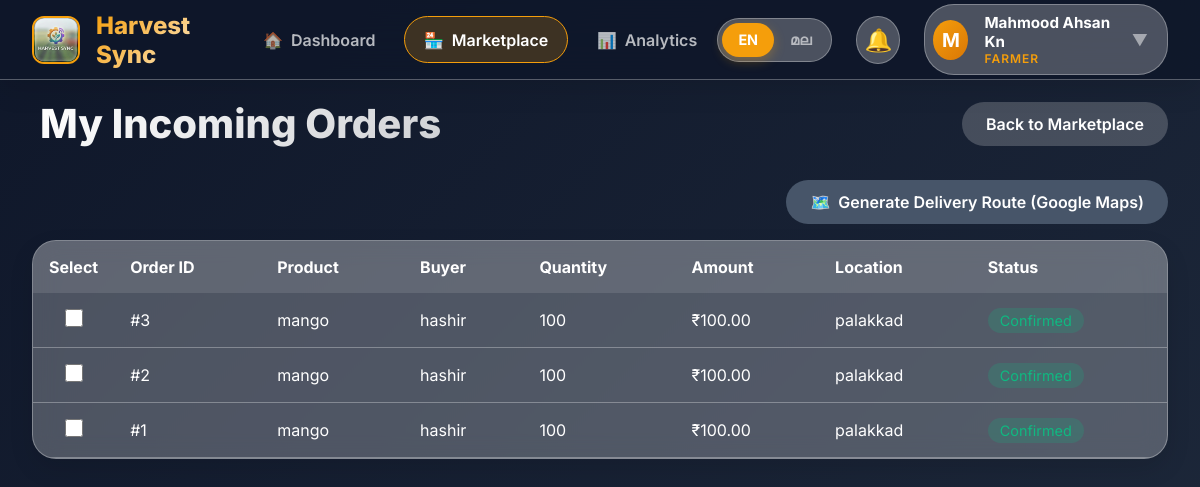
Before: /orders/ (signed in) with the older database file.
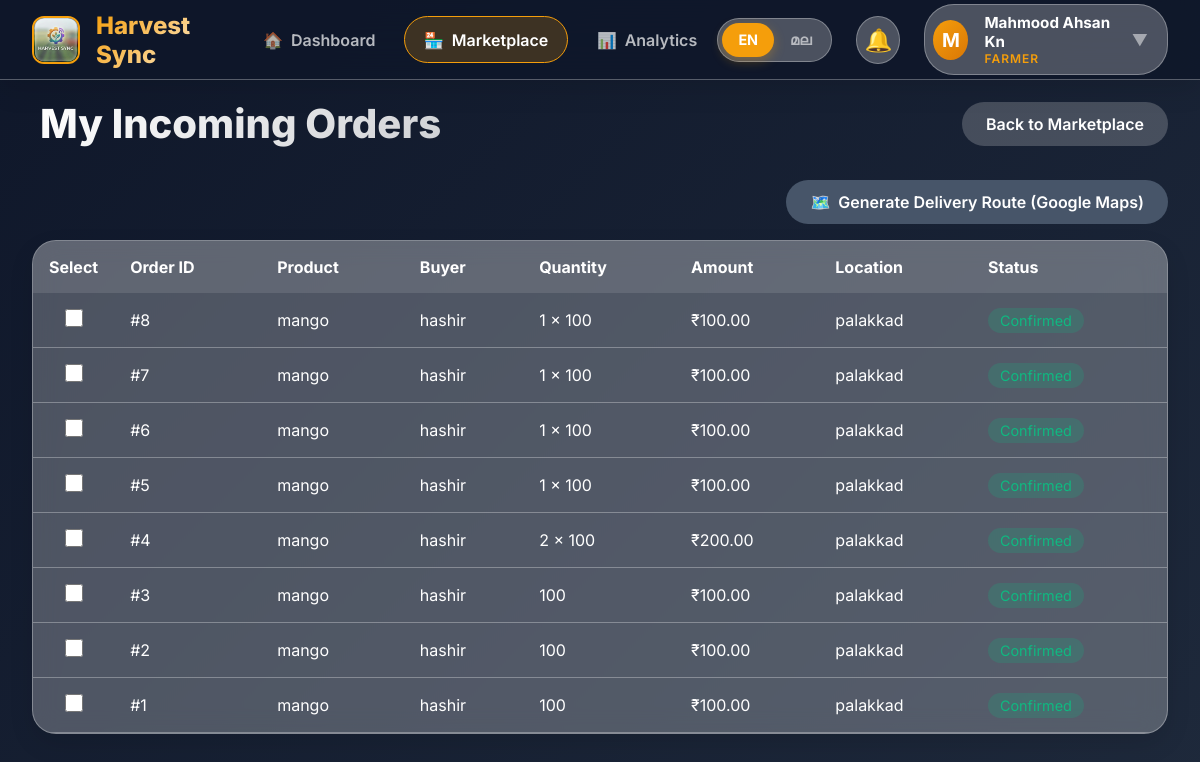
After: the same page with the newer database file.
### core/models.py (models this page shows, shortened)
class Order(models.Model):
    STATUS_CHOICES = (
        ('pending', 'Pending'),
        ('confirmed', 'Confirmed'),
        ('shipped', 'Shipped'),
        ('delivered', 'Delivered'),
        ('cancelled', 'Cancelled'),
    )
    product = models.ForeignKey(Product, on_delete=models.CASCADE, related_name='orders')
    buyer = models.ForeignKey(User, on_delete=models.CASCADE, related_name='orders')
    quantity = models.CharField(max_length=50) # Matching product quantity type for now
    total_price = models.DecimalField(max_digits=12, decimal_places=2)
    status = models.CharField(max_length=20, choices=STATUS_CHOICES, default='pending')
    payment_status = models.BooleanField(default=False) # False=Unpaid, True=Paid
    location = models.CharField(max_length=255) # Simplified location string
    latitude = models.FloatField(null=True, blank=True)
    longitude = models.FloatField(null=True, blank=True)
    created_at = models.DateTimeField(auto_now_add=True)

class Product(models.Model):
    farmer = models.ForeignKey(User, on_delete=models.CASCADE, related_name='products')
    name = models.CharField(max_length=100)
    quantity = models.CharField(max_length=50) # e.g., "10 kg"
    harvest_date = models.DateField()
    expiry_date = models.DateField()
    surplus_date = models.DateField(null=True, blank=True)
    surplus_rate = models.DecimalField(max_digits=10, decimal_places=2, null=True, blank=True)
    price = models.DecimalField(max_digits=10, decimal_places=2) # Base Price
    is_bidding = models.BooleanField(default=False)
    base_bid_price = models.DecimalField(max_digits=10, decimal_places=2, null=True, blank=True)  # Auction starting price
    bidding_end_time = models.DateTimeField(null=True, blank=True)
    delivery_available = models.BooleanField(default=False)
    image = models.ImageField(upload_to='products/', null=True, blank=True)
    created_at = models.DateTimeField(auto_now_add=True)

### core/views.py (the view)
# urls.py: path('orders/', views.my_orders, name='my_orders'),
@login_required
def my_orders(request):
    if request.user.profile.role != 'farmer':
        return redirect('index')
    products = Product.objects.filter(farmer=request.user)
    orders = Order.objects.filter(product__in=products).order_by('-created_at')
    return render(request, 'my_orders.html', {'orders': orders})

### templates/my_orders.html (shortened to what this page needs)
{% extends 'base.html' %}
{% load static %}
{% block role %}farmer{% endblock %}
{% block extra_css %}
<link rel="stylesheet" href="{% static 'css/modules/farmer.css' %}">
{% endblock %}
{% block content %}
{% include 'partials/farmer_nav.html' %}
<main class="farmer-main">
    <div class="dashboard-header"
        style="display: flex; justify-content: space-between; align-items: center; margin-bottom: 2rem;">
        <h1>My Incoming Orders</h1>
        <a href="{% url 'farmer_marketplace' %}" class="btn btn-farmer" style="background: rgba(255,255,255,0.2);">Back
            to
            Marketplace</a>
    </div>
    <form action="{% url 'optimize_route' %}" method="POST">
        <div style="margin-bottom: 1rem; display: flex; justify-content: flex-end;">
            <button type="submit" class="btn btn-worker" style="display: flex; align-items: center; gap: 0.5rem;">
                <span>🗺️</span> Generate Delivery Route (Google Maps)
            </button>
        </div>
        <div class="glass-card" style="padding: 0; overflow: hidden;">
            <table style="width: 100%; border-collapse: collapse; color: white;">
                <thead>
                    <tr style="background: rgba(255,255,255,0.1); text-align: left;">
                        <th style="padding: 1rem; width: 50px;">Select</th>
                        <th style="padding: 1rem;">Order ID</th>
                        <th style="padding: 1rem;">Product</th>
                        <th style="padding: 1rem;">Buyer</th>
                        <th style="padding: 1rem;">Quantity</th>
                        <th style="padding: 1rem;">Amount</th>
                        <th style="padding: 1rem;">Location</th>
                        <th style="padding: 1rem;">Status</th>
                    </tr>
                </thead>
                <tbody>
                    {% for order in orders %}
                    <tr style="border-bottom: 1px solid var(--border-glass);">
                        <td style="padding: 1rem; text-align: center;">
                            <input type="checkbox" name="order_ids" value="{{ order.id }}"
                                style="width: 18px; height: 18px;">
                        </td>
                        <td style="padding: 1rem;">#{{ order.id }}</td>
                        <td style="padding: 1rem;">{{ order.product.name }}</td>
                        <td style="padding: 1rem;">{{ order.buyer.first_name }}</td>
                        <td style="padding: 1rem;">{{ order.quantity }}</td>
                        <td style="padding: 1rem;">₹{{ order.total_price }}</td>
                        <td style="padding: 1rem;">{{ order.location }}</td>
                        <td style="padding: 1rem;">
                            <span
                                style="background: rgba(16, 185, 129, 0.2); color: #10B981; padding: 0.25rem 0.75rem; border-radius: 99px; font-size: 0.9rem;">
                                {{ order.status|title }}
                            </span>
                        </td>
                    </tr>
                    {% empty %}
                    <tr>
                        <td colspan="8" style="padding: 2rem; text-align: center; opacity: 0.7;">No orders received yet.
                        </td>
                    </tr>
                    {% endfor %}
                </tbody>
            </table>
        </div>
    </form>
    {% endblock %}

### templates/base.html (shortened to what this page needs)
{% load static %}
<!DOCTYPE html>
<html lang="en">
<head>
    <link rel="stylesheet" href="{% static 'css/global.css' %}">
    {% block extra_css %}{% endblock %}
</head>
<body data-role="{% block role %}guest{% endblock %}">
    <div id="app" class="container">
        {% block content %}{% endblock %}
    </div>
</body>
</html>

### templates/partials/farmer_nav.html (shortened to what this page needs)
{% load static %}
<nav class="farmer-nav">
    <a href="{% url 'farmer_dashboard' %}" class="nav-brand">
        <img src="{% static 'logo.jpeg' %}" alt="Harvest Sync" class="nav-logo">
        <span class="nav-title">Harvest Sync</span>
    </a>
    <div class="nav-links">
        <a href="{% url 'farmer_dashboard' %}"
            class="nav-link {% if request.resolver_match.url_name == 'farmer_dashboard' %}active{% endif %}">
            <span class="nav-link-icon">🏠</span>
            <span data-i18n="nav_dashboard">Dashboard</span>
        </a>
        <a href="{% url 'farmer_marketplace' %}"
            class="nav-link {% if request.resolver_match.url_name == 'farmer_marketplace' or request.resolver_match.url_name == 'add_product' or request.resolver_match.url_name == 'my_products' or request.resolver_match.url_name == 'my_orders' %}active{% endif %}">
            <span class="nav-link-icon">🏪</span>
            <span data-i18n="nav_marketplace">Marketplace</span>
        </a>
        <a href="{% url 'analytics' %}"
            class="nav-link {% if request.resolver_match.url_name == 'analytics' %}active{% endif %}">
            <span class="nav-link-icon">📊</span>
            <span data-i18n="nav_analytics">Analytics</span>
        </a>
    </div>
    <div class="nav-actions">
        <div class="lang-toggle">
            <button
                class="lang-btn {% if request.user.profile.language_preference == 'en' or not request.user.profile.language_preference %}active{% endif %}"
                data-lang="en">EN</button>
            <button class="lang-btn {% if request.user.profile.language_preference == 'ml' %}active{% endif %}"
                data-lang="ml">മല</button>
        </div>
        <div class="nav-notification" id="notificationBell" title="Notifications">
            🔔
        </div>
        <div class="nav-profile" id="profileDropdown">
            <div class="profile-trigger" onclick="toggleProfileDropdown()">
                <div class="profile-avatar">
                    {{ request.user.first_name|slice:":1"|default:"F" }}
                </div>
                <div class="profile-info">
                    <span class="profile-name">{{ request.user.first_name|default:"Farmer" }}</span>
                    <span class="profile-role">Farmer</span>
                </div>
                <span class="profile-arrow">▼</span>
            </div>
        </div>
    </div>
</nav>

### static/css/global.css (style rules this page uses)
:root { --bg-glass: rgba(255, 255, 255, 0.25); --border-glass: rgba(255, 255, 255, 0.3); --brand-farmer: #F59E0B; --brand-user: #0EA5E9; --brand-worker: #475569; --brand-govt: #6366F1; --brand-alert: #EF4444; --text-primary: #1F2937; --text-secondary: #4B5563; --text-light: #F9FAFB; --border-radius-lg: 24px; --shadow-soft: 0 10px 25px rgba(0, 0, 0, 0.1); }
* { margin: 0; padding: 0; box-sizing: border-box; font-family: 'Inter', system-ui, -apple-system, sans-serif; }
body { background: linear-gradient(135deg, #f3f4f6 0%, #e5e7eb 100%); min-height: 100vh; color: var(--text-primary); overflow-x: hidden; }
.glass-card { background: var(--bg-glass); backdrop-filter: blur(12px); -webkit-backdrop-filter: blur(12px); border: 1px solid var(--border-glass); border-radius: var(--border-radius-lg); box-shadow: var(--shadow-soft); }
.btn { border: none; padding: 12px 24px; border-radius: var(--border-radius-lg); font-weight: 600; cursor: pointer; transition: all 0.3s ease; text-decoration: none; display: inline-flex; align-items: center; gap: 8px; font-size: 1rem; }
.btn-farmer { background: var(--brand-farmer); color: white; }
.btn-worker { background: var(--brand-worker); color: white; }
h1, h2, h3 { font-weight: 800; line-height: 1.2; }

Changed rows visible on the page:
added Order: id "8", product.name "mango", buyer.first_name "hashir", quantity "1 x 100", total_price "100.00", location "palakkad", status "Confirmed"
added Order: id "7", product.name "mango", buyer.first_name "hashir", quantity "1 x 100", total_price "100.00", location "palakkad", status "Confirmed"
added Order: id "6", product.name "mango", buyer.first_name "hashir", quantity "1 x 100", total_price "100.00", location "palakkad", status "Confirmed"
added Order: id "5", product.name "mango", buyer.first_name "hashir", quantity "1 x 100", total_price "100.00", location "palakkad", status "Confirmed"
added Order: id "4", product.name "mango", buyer.first_name "hashir", quantity "2 x 100", total_price "200.00", location "palakkad", status "Confirmed"
